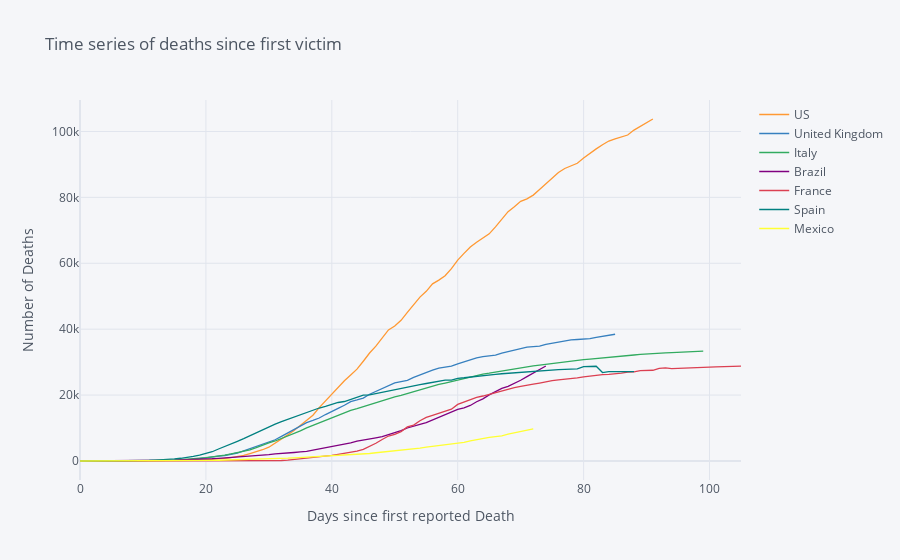

Notebook source saved alongside this figure:
### Code cell
ts_country = ts_country.transpose()

df1 = ts_country.iloc[:,0].to_frame()
df1 = df1[df1.iloc[:,0] !=0].reset_index(drop=True)

for i in range(1,ts_country.shape[1]):
    df = ts_country.iloc[:,i].to_frame()
    df = df[df.iloc[:,0] !=0].reset_index(drop=True)
    df1 = pd.concat([df1, df], join='outer', axis=1)

    
df1.iplot(title = 'Time series of deaths since first victim', xTitle = 'Days since first reported Death', yTitle = 'Number of Deaths')
